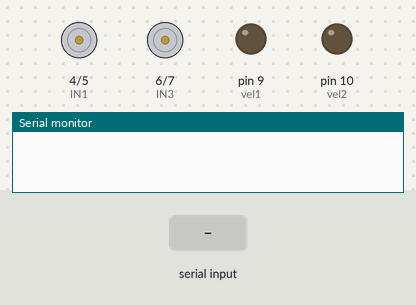
Simulated run of this sketch. Board: Arduino Uno, built with avr-gcc and run on an emulated ATmega328P. Parts: motor-driver pin pairs drawn as motors (green arrow = first pin HIGH = forward, orange = second pin HIGH = backward, longer = more drive), output pins drawn as LEDs (lit = HIGH), the last lines printed to the serial monitor. Inputs (shaded band) come from the test bench.

Above: at 1.2 s.
1.3 s: "F" received over the second serial link
At 2.5 s:
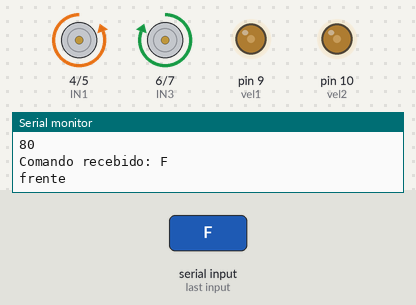
2.8 s: "G" received over the second serial link
At 3.7 s:
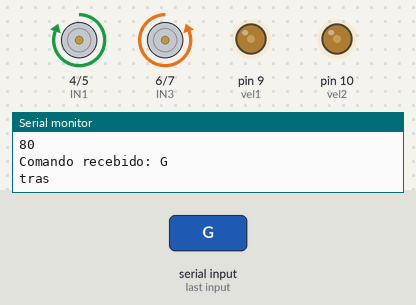
4.3 s: "L" received over the second serial link
At 4.8 s:
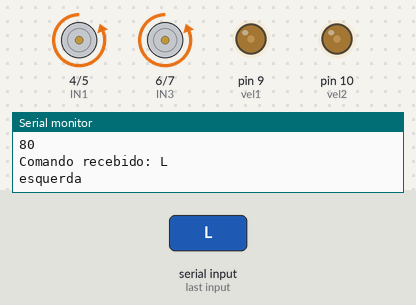
5.8 s: "R" received over the second serial link
At 7.0 s:
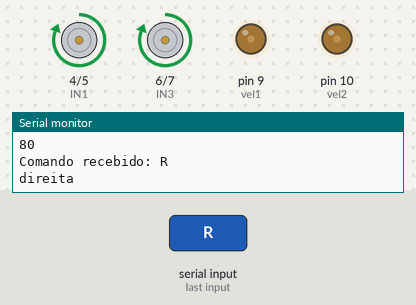
7.3 s: "E" received over the second serial link
At 8.3 s:
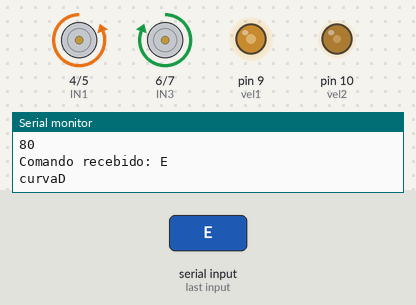
8.8 s: "Q" received over the second serial link
At 9.4 s:
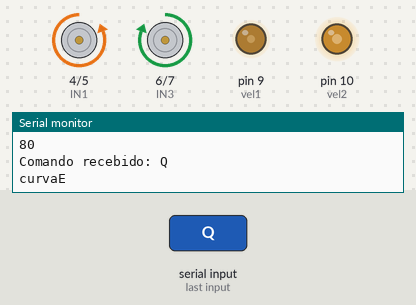
Timing chart, 0 to 11.3 s (numbered marks = the images above; inputs shaded):
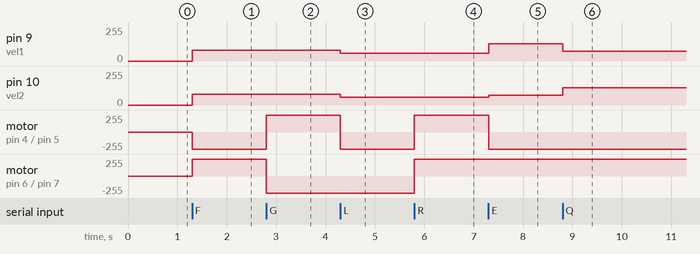

Measured:
- after the input at 1.3 s, pin 9 (vel1), pin 10 (vel2): 0/255 → 80/255 at once; motor on pin 4 (IN1) / pin 5 (IN2): stopped → backward 255/255 at once; motor on pin 6 (IN3) / pin 7 (IN4): stopped → forward 255/255 at once
- after the input at 2.8 s, motor on pin 4 (IN1) / pin 5 (IN2): backward 255/255 → forward 255/255 at once; motor on pin 6 (IN3) / pin 7 (IN4): forward 255/255 → backward 255/255 at once
- after the input at 4.3 s, pin 9 (vel1), pin 10 (vel2): 80/255 → 60/255 at once; motor on pin 4 (IN1) / pin 5 (IN2): forward 255/255 → backward 255/255 at once
- after the input at 5.8 s, motor on pin 4 (IN1) / pin 5 (IN2), motor on pin 6 (IN3) / pin 7 (IN4): backward 255/255 → forward 255/255 at once
- after the input at 7.3 s, pin 9 (vel1): 60/255 → 130/255 at once; pin 10 (vel2): 60/255 → 75/255 at once; motor on pin 4 (IN1) / pin 5 (IN2): forward 255/255 → backward 255/255 at once
- after the input at 8.8 s, pin 9 (vel1): 130/255 → 75/255 at once; pin 10 (vel2): 75/255 → 130/255 at once

The sketch:

CarrinhoBluetooh.ino
```cpp
#include <SoftwareSerial.h>

SoftwareSerial bluetooth(11, 12); // RX, TX

int IN1 = 4;
int IN2 = 5;
int IN3 = 6;
int IN4 = 7;
int vel1 = 9;
int vel2 = 10;
int  v;
void setup() {
  Serial.begin(9600); // Inicializa a comunicação serial para o monitor serial
  bluetooth.begin(9600); // Inicializa a comunicação serial para o módulo Bluetooth

  pinMode(IN1, OUTPUT);
  pinMode(IN2, OUTPUT);
  pinMode(IN3, OUTPUT);
  pinMode(IN4, OUTPUT);
  pinMode(vel1, OUTPUT);
  pinMode(vel2, OUTPUT);
  v = 80;

}

void loop() {

  // Verifica se há dados disponíveis no módulo Bluetooth
  if (bluetooth.available() > 0) {
    char command = bluetooth.read(); // Lê o comando enviado pelo aplicativo Bluetooth
    if (command == 'X'){
      v = 80;
    }
    if (command == 'Y'){
      v = 150;
    }
      Serial.println(v);

    // Imprime o valor recebido no monitor serial
    Serial.println("Comando recebido: " + String(command));

    // Executa a ação com base no comando recebido
    switch (command) {
      case 'F':
        frente();
        break;
      case 'G':
        tras();
        break;
      case 'L':
        esq();
        break;
      case 'R':
        dir();
        break;
      case 'S':
        para();
        break;
      case 'E':
        curvaD();
        break;
      case 'Q':
        curvaE();
        break;
    }
  }
}

void tras() {
  Serial.println("tras");
  digitalWrite(IN1, HIGH);
  digitalWrite(IN2, LOW);
  digitalWrite(IN3, LOW);
  digitalWrite(IN4, HIGH);
  analogWrite(vel1, v);
  analogWrite(vel2, v);
}

void frente() {
  Serial.println("frente");
  digitalWrite(IN1, LOW);
  digitalWrite(IN2, HIGH);
  digitalWrite(IN3, HIGH);
  digitalWrite(IN4, LOW);
  analogWrite(vel1, v);
  analogWrite(vel2, v);
}

void esq() {
  Serial.println("esquerda");
  digitalWrite(IN1, LOW);
  digitalWrite(IN2, HIGH);
  digitalWrite(IN3, LOW);
  digitalWrite(IN4, HIGH);
  analogWrite(vel1, 60);
  analogWrite(vel2, 60);
}

void dir() {
  Serial.println("direita");
  digitalWrite(IN1, HIGH);
  digitalWrite(IN2, LOW);
  digitalWrite(IN3, HIGH);
  digitalWrite(IN4, LOW);
  analogWrite(vel1, 60);
  analogWrite(vel2, 60);
}

void para() {
  Serial.println("parando");
  digitalWrite(IN1, LOW);
  digitalWrite(IN2, LOW);
  digitalWrite(IN3, LOW);
  digitalWrite(IN4, LOW);
  analogWrite(vel1, 0);
  analogWrite(vel2, 0);
}

void curvaE() {
  Serial.println("curvaE");
  digitalWrite(IN1, LOW);
  digitalWrite(IN2, HIGH);
  digitalWrite(IN3, HIGH);
  digitalWrite(IN4, LOW);
  analogWrite(vel1, 75);
  analogWrite(vel2, 130);
}

void curvaD() {
  Serial.println("curvaD");
  digitalWrite(IN1, LOW);
  digitalWrite(IN2, HIGH);
  digitalWrite(IN3, HIGH);
  digitalWrite(IN4, LOW);
  analogWrite(vel1, 130);
  analogWrite(vel2, 75);
}
```
